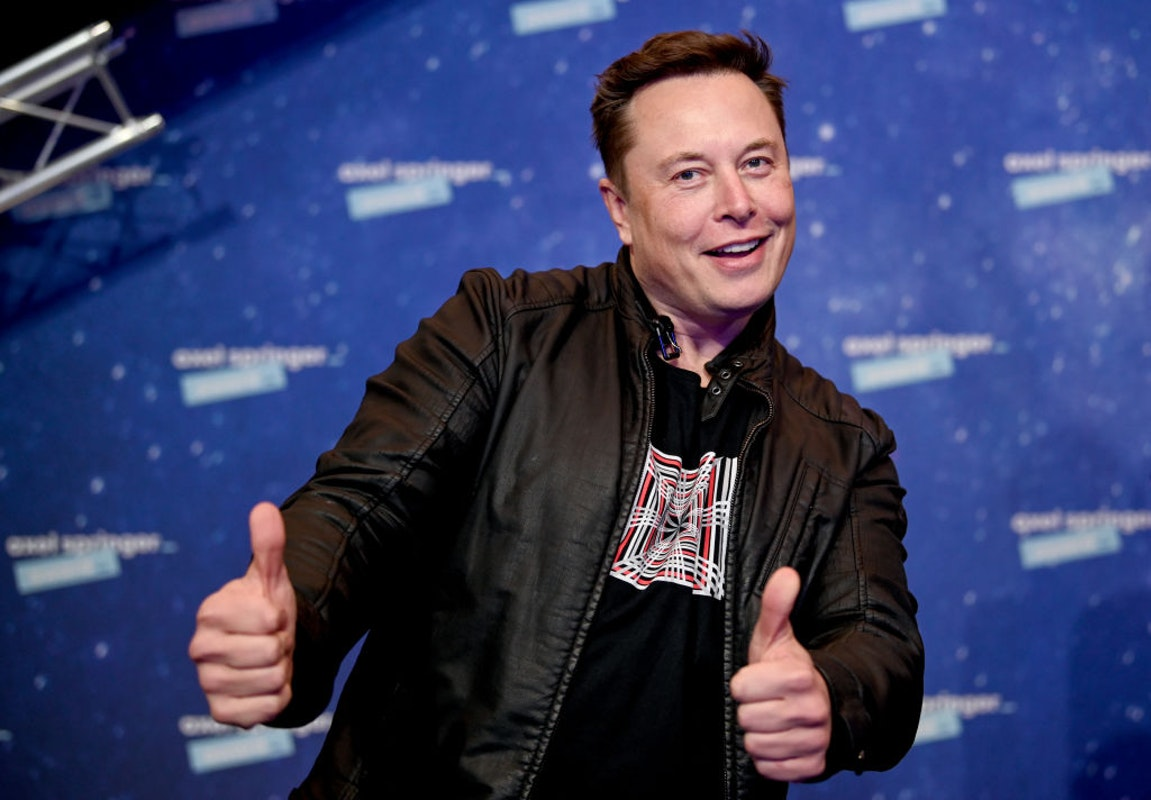
#> input picture elon.jpg, 1151 x 800 px
$ python main.py
#> lines starting #> are read from the running program, lines starting #| are printed output that depends on the picture
import cv2
import numpy as np

img = cv2.imread("elon.jpg")
#> img is the input picture: shape (800, 1151, 3); mean B, G, R 100.9, 61.7, 55.5
img_resize = cv2.resize(img, (250,250),3)
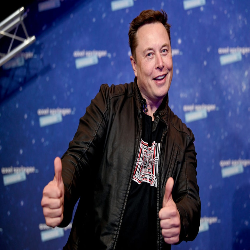
#> img_resize: shape (250, 250, 3); mean B, G, R 100.9, 61.7, 55.4

def horizontal():
    img_hor = np.hstack((img_resize,img_resize,img_resize))
    cv2.imshow("Horizontal", img_hor)
    cv2.waitKey(0)

def vertical():
    img_ver = np.vstack((img_resize,img_resize,img_resize))
    cv2.imshow("Vertical", img_ver)
    cv2.waitKey(0)

def comparison():
    img_hor = np.hstack((img_resize,img_resize,img_resize))
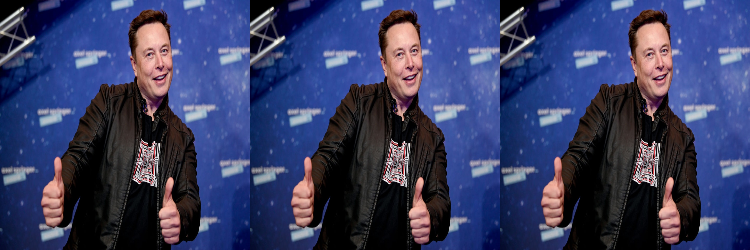
#> img_hor: shape (250, 750, 3); mean B, G, R 100.9, 61.7, 55.4
    img_ver = np.vstack((img_resize,img_resize,img_resize))
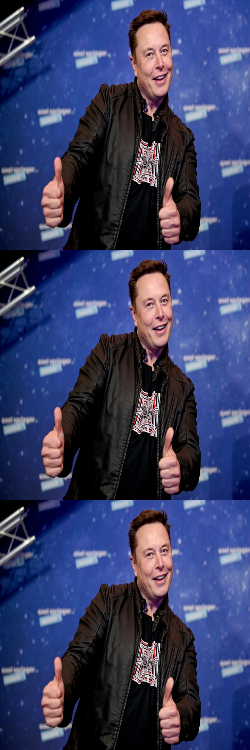
#> img_ver: shape (750, 250, 3); mean B, G, R 100.9, 61.7, 55.4
    cv2.imshow("Vertical", img_ver)
    cv2.imshow("Horizontal", img_hor)
    cv2.waitKey(0)

#horizontal()
#vertical()
comparison()
